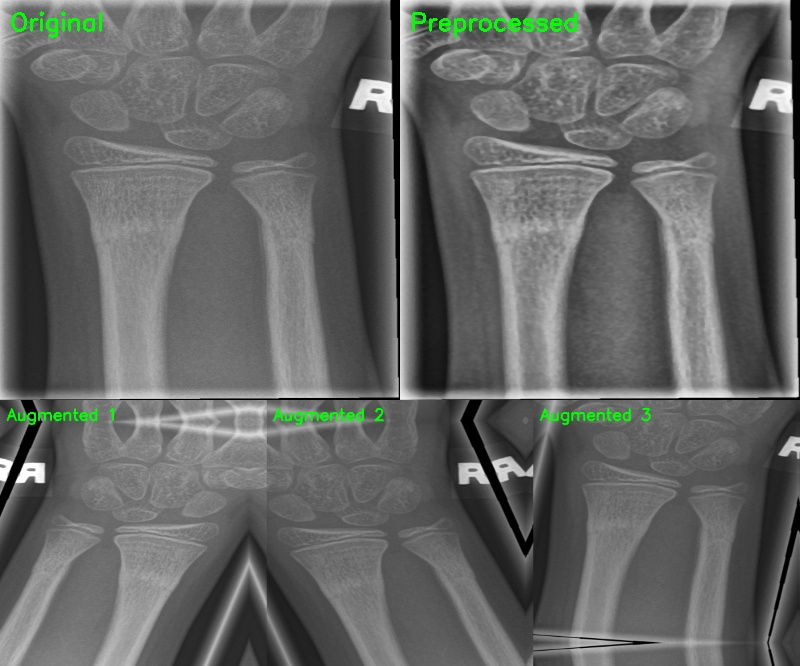
#> input picture 医学yolo/newprogram/论文插图_4.1节/4.1.2_真实X光_预处理与增强对比.jpg, 800 x 666 px
$ python -i image_preprocess.py   (imports and definitions only)
#> lines starting #> are read from the running program, lines starting #| are printed output that depends on the picture
# -*- coding: utf-8 -*-
"""
image_preprocess.py - 图像预处理模块
功能：对 X 光图像进行标准化预处理，增强骨折特征
包含：
1. 灰度归一化：统一像素值范围 [0, 255]
2. CLAHE 增强：提升骨皮质边界清晰度
3. 尺寸标准化：缩放至模型输入尺寸（默认 640x640）
4. 噪声抑制：中值滤波去除随机噪声
"""

import cv2
import numpy as np
from typing import Tuple, Optional


class ImagePreprocessor:
    """X 光图像预处理器"""

    def __init__(
        self,
        target_size: Tuple[int, int] = (640, 640),
        clip_limit: float = 2.0,
        grid_size: Tuple[int, int] = (8, 8),
        use_denoise: bool = True,
        denoise_strength: float = 0.6
    ):
        """
        初始化预处理器

        参数:
            target_size: 目标尺寸 (宽，高)，默认 640x640
            clip_limit: CLAHE 对比度限制，默认 2.0
            grid_size: CLAHE 网格大小 (宽，高)，默认 8x8
            use_denoise: 是否使用中值滤波去噪，默认 True
            denoise_strength: 去噪强度 (0-1)，默认 0.6
        """
        self.target_size = target_size
        self.clip_limit = clip_limit
        self.grid_size = grid_size
        self.use_denoise = use_denoise
        self.denoise_strength = denoise_strength

        # 创建 CLAHE 对象
        self.clahe = cv2.createCLAHE(
            clipLimit=clip_limit,
            tileGridSize=grid_size
        )

    def preprocess(self, image: np.ndarray) -> np.ndarray:
        """
        完整预处理流程

        参数:
            image: 输入图像（BGR 或灰度）

        返回:
            预处理后的图像（RGB，尺寸标准化）
        """
        # 1. 灰度化（如果是彩色图像）
        if len(image.shape) == 3:
            gray = cv2.cvtColor(image, cv2.COLOR_BGR2GRAY)
        else:
            gray = image.copy()

        # 2. 灰度归一化到 [0, 255]
        normalized = self._normalize_grayscale(gray)

        # 3. CLAHE 对比度增强
        enhanced = self.clahe.apply(normalized)

        # 4. 噪声抑制（可选）
        if self.use_denoise:
            denoised = self._denoise(enhanced)
        else:
            denoised = enhanced

        # 5. 尺寸标准化
        resized = cv2.resize(
            denoised,
            self.target_size,
            interpolation=cv2.INTER_LINEAR
        )

        # 6. 转换为 RGB 三通道（模型输入要求）
        result = cv2.cvtColor(resized, cv2.COLOR_GRAY2RGB)

        return result

    def _normalize_grayscale(self, image: np.ndarray) -> np.ndarray:
        """
        灰度归一化：将像素值映射到 [0, 255]

        参数:
            image: 灰度图像

        返回:
            归一化后的图像
        """
        min_val = np.min(image)
        max_val = np.max(image)

        # 避免除零
        if max_val - min_val < 1e-6:
            return np.zeros_like(image, dtype=np.uint8)

        # 线性映射到 [0, 255]
        normalized = (image - min_val) / (max_val - min_val) * 255.0
        return normalized.astype(np.uint8)

    def _denoise(self, image: np.ndarray) -> np.ndarray:
        """
        中值滤波去噪

        参数:
            image: 输入图像

        返回:
            去噪后的图像
        """
        # 根据强度计算内核大小
        kernel_size = int(3 + self.denoise_strength * 2)
        if kernel_size % 2 == 0:
            kernel_size += 1

        denoised = cv2.medianBlur(image, kernel_size)
        return denoised

    def preprocess_batch(self, image_paths: list) -> np.ndarray:
        """
        批量预处理图像

        参数:
            image_paths: 图像路径列表

        返回:
            预处理后的图像数组 (N, H, W, C)
        """
        images = []
        for path in image_paths:
            image = cv2.imread(path)
            if image is not None:
                processed = self.preprocess(image)
                images.append(processed)

        return np.array(images, dtype=np.uint8)

    def get_config(self) -> dict:
        """获取预处理器配置"""
        return {
            'target_size': self.target_size,
            'clip_limit': self.clip_limit,
            'grid_size': self.grid_size,
            'use_denoise': self.use_denoise,
            'denoise_strength': self.denoise_strength
        }

>>> import cv2
>>> picture = cv2.imread('../论文插图_4.1节/4.1.2_真实X光_预处理与增强对比.jpg')
#> picture is the input picture: shape (666, 800, 3); mean B, G, R 100.7, 102.3, 100.7
>>> result = ImagePreprocessor().preprocess(picture)
#> in _normalize_grayscale, `min_val = np.min(image)`: min_val = 0
#> in _normalize_grayscale, `max_val = np.max(image)`: max_val = 255
#> in preprocess, `enhanced = self.clahe.apply(normalized)`:
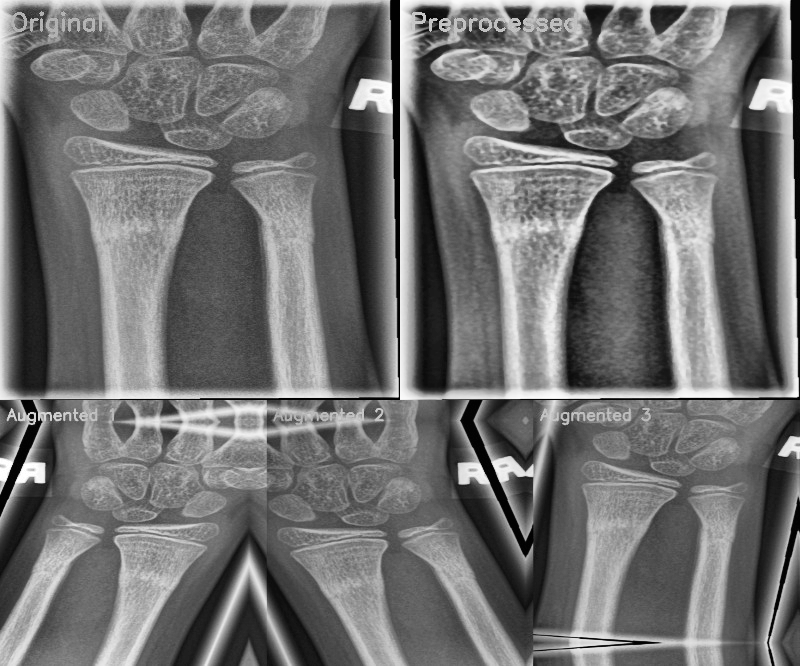
#> enhanced: shape (666, 800); min 0, max 255, mean 113.5
#> in preprocess, `resized = cv2.resize( denoised, self.target_size, interpolation=cv2.IN..`:
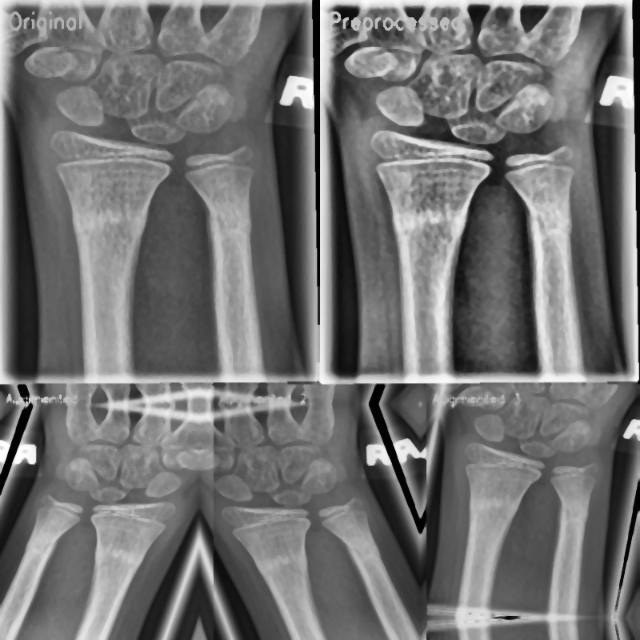
#> resized: shape (640, 640); min 1, max 255, mean 113.5

$ run again, on 医学yolo/newprogram/论文插图_4.1节/4.1.2_预处理流程效果图.jpg
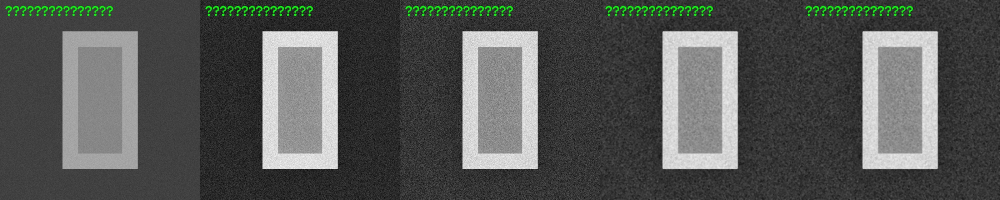
#> input picture 医学yolo/newprogram/论文插图_4.1节/4.1.2_预处理流程效果图.jpg, 2000 x 400 px (shown at 1/2 size)
#> picture is the input picture: shape (400, 2000, 3); mean B, G, R 83.9, 86, 83.8
#> min_val = 0
#> max_val = 255
#> in preprocess, `enhanced = self.clahe.apply(normalized)`:
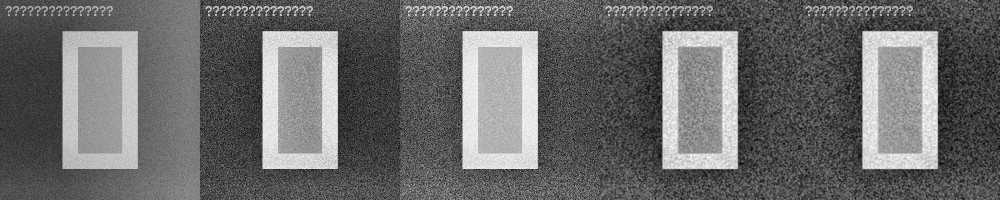
#> enhanced: shape (400, 2000) (shown at 1/2 size); min 0, max 255, mean 106
#> in preprocess, `resized = cv2.resize( denoised, self.target_size, interpolation=cv2.IN..`:
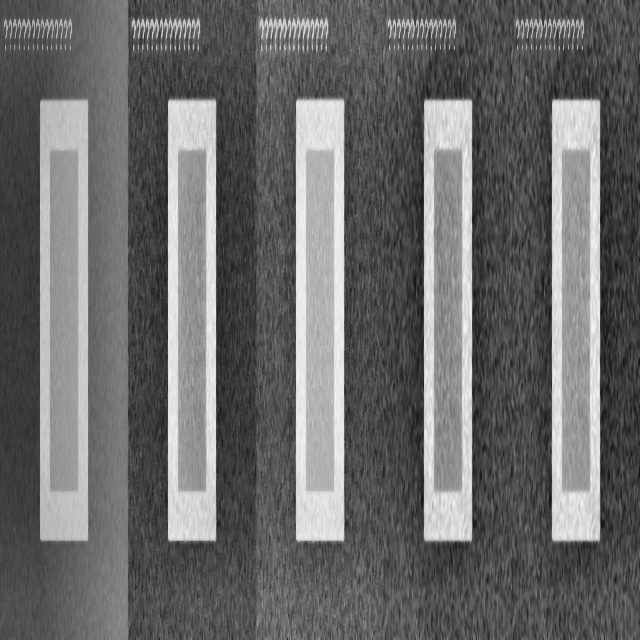
#> resized: shape (640, 640); min 16, max 245, mean 105.9

$ run again, on 医学yolo/newprogram/论文插图_4.1节/4.1.3_数据增强效果图.jpg
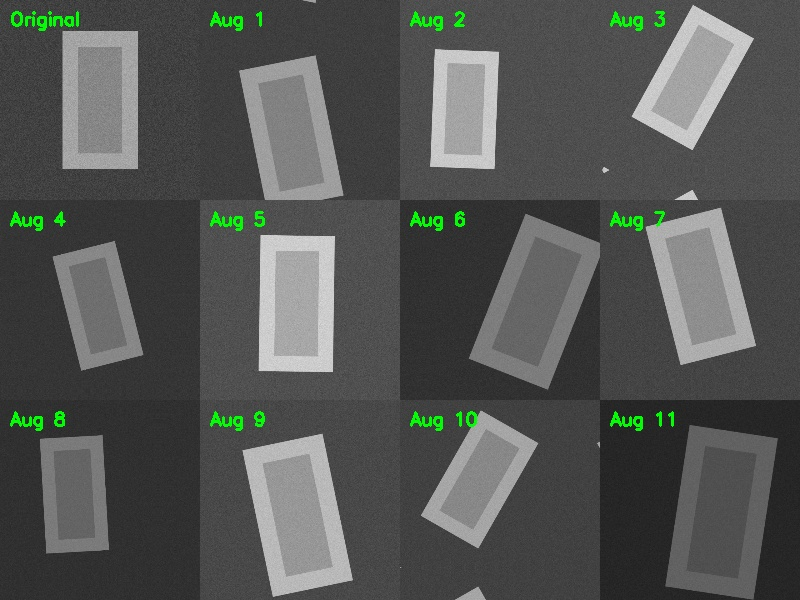
#> input picture 医学yolo/newprogram/论文插图_4.1节/4.1.3_数据增强效果图.jpg, 800 x 600 px
#> picture is the input picture: shape (600, 800, 3); mean B, G, R 83.7, 86.1, 83.7
#> min_val = 29
#> max_val = 219
#> in preprocess, `enhanced = self.clahe.apply(normalized)`:
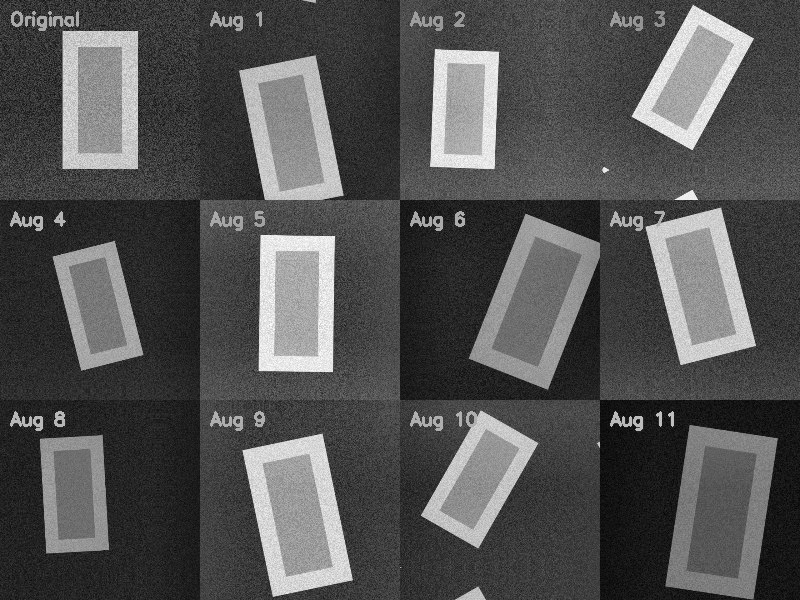
#> enhanced: shape (600, 800); min 1, max 255, mean 83
#> in preprocess, `resized = cv2.resize( denoised, self.target_size, interpolation=cv2.IN..`:
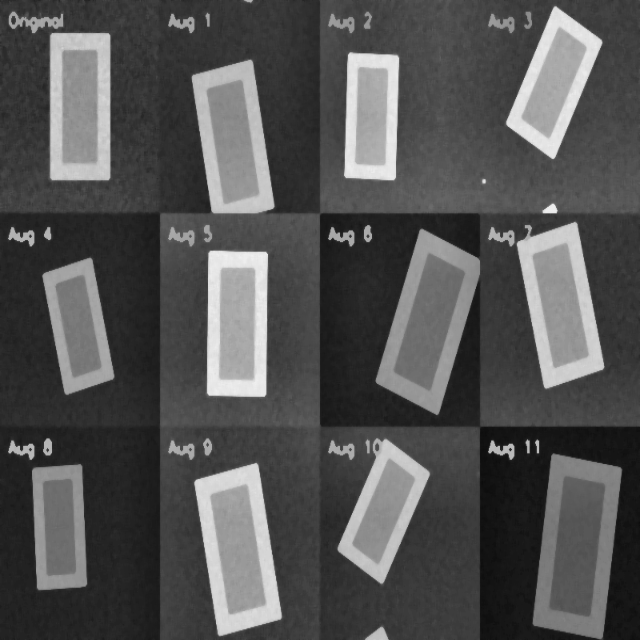
#> resized: shape (640, 640); min 12, max 240, mean 83
